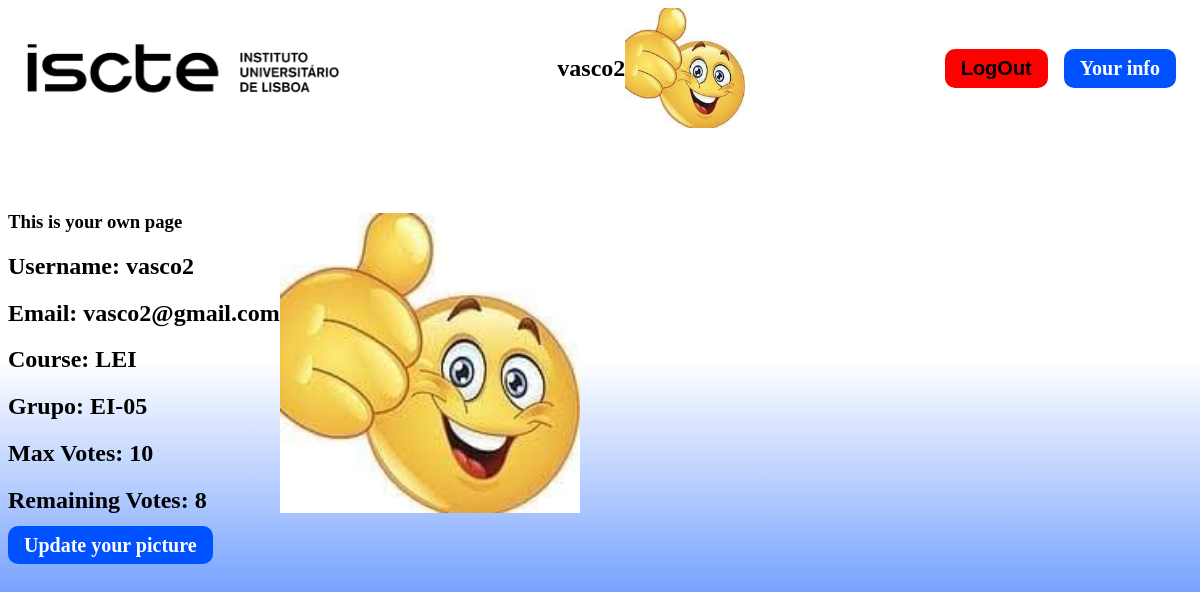
Page /votacao/info/ (signed in) on the committed database.
### votacao/models.py (models this page shows, shortened)
class Aluno(models.Model):
    user = models.OneToOneField(User,on_delete=models.CASCADE)
    curso = models.CharField(max_length=100)
    grupo = models.CharField(max_length=100)
    maxVotes=models.IntegerField(default=0)
    voteCounter=models.IntegerField(default=0)
    hasPicture=models.BooleanField(default=False)

### votacao/views.py (the view)
# urls.py: path("info/", views.personalInfo,name="personalInfo"),
@login_required(login_url="/votacao/login/")
def personalInfo(request):
    errorMessage=None
    user=request.user
    if user.is_authenticated:
        aluno = user.aluno
        remainingVotes = aluno.maxVotes - aluno.voteCounter
        return render(request,"votacao/personalInfo.html",{"aluno":aluno,"remaining":remainingVotes})
    else:
        errorMessage="Tem de ter efetuado o LogIn para poder aceder às suas informações"
        return render(request,"votacao/personalInfo.html",{"errorMessage":errorMessage})

### votacao/templates/votacao/personalInfo.html
{% extends "votacao/index.html" %}´
{% load static %}
{% block content %}
    <section class="personal-info-content">
        {% if not request.user.is_authenticated %}
            <h1>{{errorMessage}}</h1>
            <a href="{% url "votacao:index" %}">Back</a>
        {% else %}
            <section>
                <h1>This is your own page</h1>
                <h2>Username: {{aluno.user.username}}</h2>
                <h2>Email: {{aluno.user.email}}</h2>
                <h2>Course: {{aluno.curso}}</h2>
                <h2>Grupo: {{aluno.grupo}}</h2>
                <h2>Max Votes: {{aluno.maxVotes}}</h2>
                <h2>Remaining Votes: {{remaining}}</h2>
            </section>
            {% if request.user.aluno.hasPicture %}
                <img src="{% static 'media/' %}{{request.user.aluno.user}}.png">
            {% else %}
                <img src="{% static 'votacao/images/NoImageFound.png' %}">
            {% endif %}
        {% endif %}
    </section>
    <a class="updateButton" href="{% url "votacao:updatePicture" %}"> Update your picture</a>
{% endblock content %}

### votacao/templates/votacao/index.html (shortened to what this page needs)
{% load static %}
<!DOCTYPE html>
<html lang="en">
        <head>
            <link rel="stylesheet" type="text/css" href="{% static 'votacao/style.css' %}">
        </head>
    <body>
        <header>
            <img class="logo" src="{% static 'votacao/images/iscteLogo.png' %}" alt="NotFound">
            <section class="user-info">
                <h1>{{request.user.aluno.user}}</h1>
                {% if request.user.aluno.hasPicture %}
                    <img src="{% static 'media/' %}{{request.user.aluno.user}}.png">
                {% else %}
                    <img src="{% static 'votacao/images/NoImageFound.png' %}">
                {% endif %}
            </section>
            <nav class="header-nav">
                {% if not request.user.is_authenticated  %}
                    <a href="{% url "votacao:login" %}">LogIn</a>
                    <a href="{% url "votacao:register" %}">Register</a>
                {% else %}
                    <form method="post" action="{% url "votacao:index" %}">
                        <input class="logout" type="submit" name="logout" value="LogOut">
                    </form>
                    <a class="your-info" href="{% url "votacao:personalInfo" %}">Your info</a>
                {% endif %}
            </nav>
        </header>
        {% block content %}{% endblock content %}
    </body>
</html>

### votacao/static/votacao/style.css (style rules this page uses)
:root { --blue: rgb(0, 81, 255); }
a { text-decoration: none; color:black; }
body { background-image: linear-gradient(to bottom, white 45%, var(--blue)); background-attachment: fixed; }
header { display: flex; flex-direction: row; justify-content: space-between; align-items: center; margin-bottom: 4rem; }
.logo { width:350px; height:100px; }
.header-nav { display:flex; flex-direction: row; align-items: center; }
.header-nav a { margin:0rem 1rem; }
.header-nav .logout { padding:0.5rem 1rem; background-color: red; color:black; font-size: 20px; font-weight: bold; border-radius: 10px; border:none; }
.header-nav .your-info { padding: 0.5rem 1rem; background-color: var(--blue); color:white; font-size:20px; font-weight: bold; border-radius: 10px; }
.user-info { display:flex; flex-direction: row; align-items: center; }
.user-info img { width: 120px; height: 120px; }
.personal-info-content { display:flex; flex-direction: row; align-items: center; }
.personal-info-content img { width: 300px; height: 300px; }
.updateButton { padding: 0.5rem 1rem; background-color: var(--blue); color:white; font-size:20px; font-weight: bold; border-radius: 10px; }

### rows in the picture
Aluno: user.username "vasco2", user.email "vasco2@gmail.com", curso "LEI", grupo "EI-05", maxVotes "10"

### other values in the picture
{{ request.user.aluno.user }} "vasco2"
{{ remaining }} "8"
